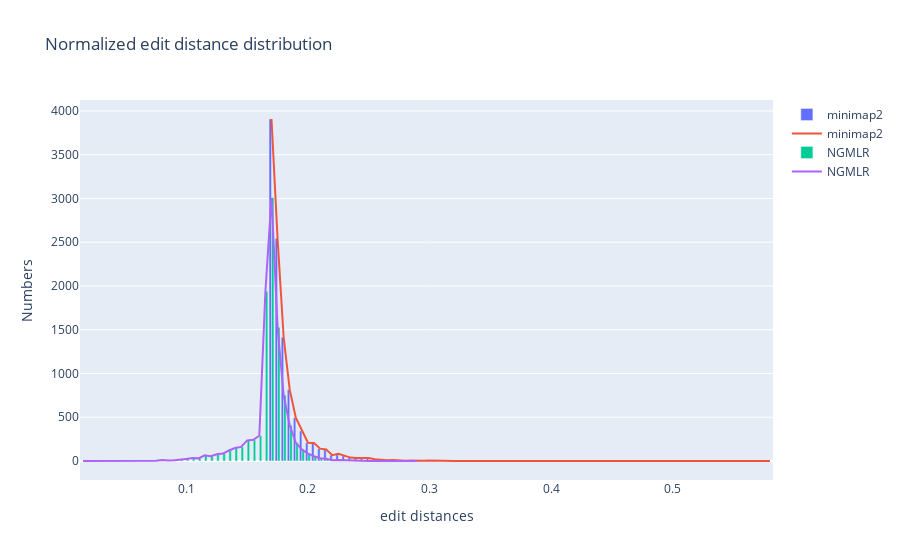

Notebook cell for this chart:
### Code cell
edit_distance_compare(ngmlr_above_edit_distance, minimap2_above_edit_distance, raw_edit_distance, hybrid=False)
